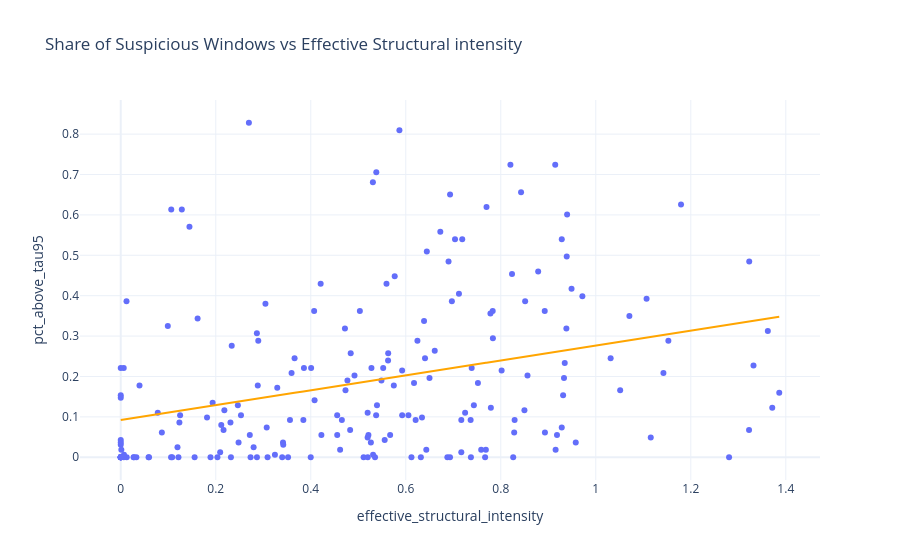

Notebook code for this chart:
### Code cell
fig = px.scatter(
    df,
    x="effective_structural_intensity",
    y="pct_above_tau95",
    hover_data=["market_id"],
    title="Share of Suspicious Windows vs Effective Structural intensity ",
    template="plotly_white", 
    trendline="ols",
    trendline_color_override="orange"
)
fig.show()

### Figure 1 — Plotly figure (JSON) as saved in the notebook; plotly's stock layout.template omitted (floating-point values rounded to 4 significant figures; data arrays with more than 128 entries replaced by an {"elided": "..."} marker saying what was removed)
{"data": [{"customdata": {"elided": "200x1 int values"}, "hovertemplate": "effective_structural_intensity=%{x}<br>pct_above_tau95=%{y}<br>market_id=%{customdata[0]}<extra></extra>", "legendgroup": "", "marker": {"color": "#636efa", "symbol": "circle"}, "mode": "markers", "name": "", "orientation": "v", "showlegend": false, "type": "scatter", "x": {"elided": "200 float values"}, "xaxis": "x", "y": {"elided": "200 float values"}, "yaxis": "y"}, {"hovertemplate": "<b>OLS trendline</b><br>pct_above_tau95 = 0.18434 * effective_structural_intensity + 0.0921745<br>R<sup>2</sup>=0.106023<br><br>effective_structural_intensity=%{x}<br>pct_above_tau95=%{y} <b>(trend)</b><extra></extra>", "legendgroup": "", "line": {"color": "orange"}, "marker": {"color": "#636efa", "symbol": "circle"}, "mode": "lines", "name": "", "showlegend": false, "type": "scatter", "x": {"elided": "200 float values"}, "xaxis": "x", "y": {"elided": "200 float values"}, "yaxis": "y"}], "layout": {"legend": {"tracegroupgap": 0}, "title": {"text": "Share of Suspicious Windows vs Effective Structural intensity "}, "xaxis": {"anchor": "y", "domain": [0, 1], "title": {"text": "effective_structural_intensity"}}, "yaxis": {"anchor": "x", "domain": [0, 1], "title": {"text": "pct_above_tau95"}}}}
